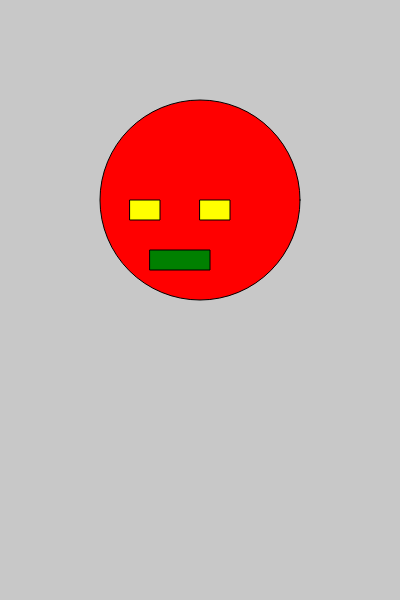
Frame 1 (no input)
Frame 60 (no input): identical to frame 1, image omitted
Frame 120 (the mouse pressed at the canvas centre since frame 60): identical to frame 1, image omitted

The p5.js sketch that drew this single still picture (run headless with seeded random() and noise() and a simulated clock; from frame 60 on, the mouse is pressed at the canvas centre):

// p5.js sketch
// ── sketch.js
function setup() {
  createCanvas(400, 600);
}

function draw() {
  background(200);
  fill("red");
  // circle(x, y, d)
  circle(200, 200, 200);
  // fill(v1, v2, v3)
  fill("yellow");
  rect(130, 200, 30, 20);
  rect(200, 200, 30, 20);
  fill("green");
  rect(150, 250, 60, 20);
}
